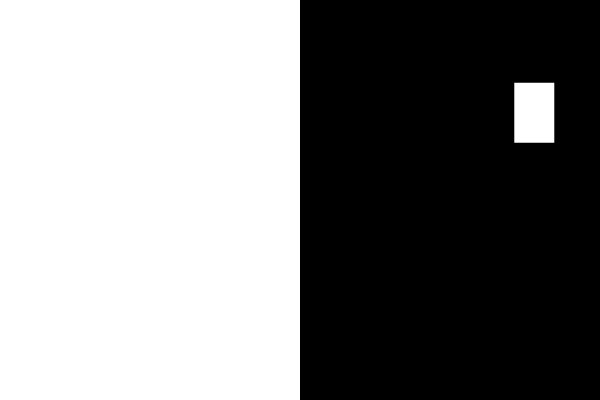
Frame 1 (no input)
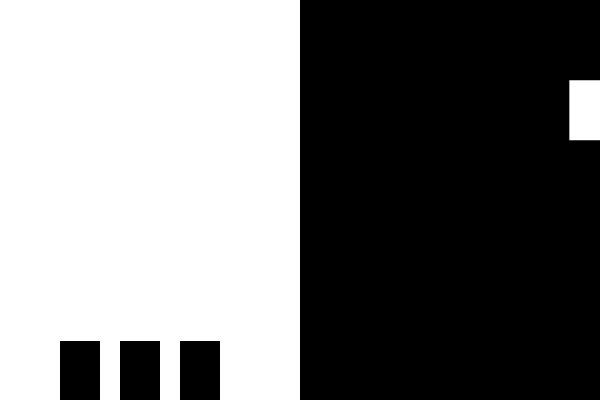
Frame 60 (no input)
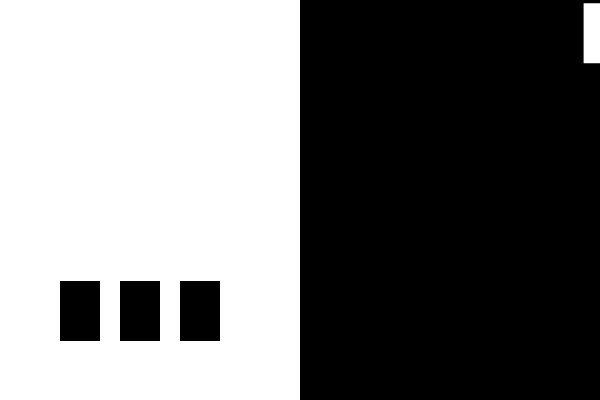
Frame 120 (the mouse pressed at the canvas centre since frame 60)

The p5.js sketch that drew these frames (run headless with seeded random() and noise() and a simulated clock; from frame 60 on, the mouse is pressed at the canvas centre):

// p5.js sketch
// ── sketch.js
// Order and Chaos

let orderX;
let orderY;

let w = 40;
let h = 60;

function setup() {
  createCanvas(600, 400);
  noStroke();
  orderX = width / 10;
  orderY = height;
}

function draw() {
  background(255);

  // Order
  // moving rects
  fill(0);
  rect(orderX, orderY, w, h);
  rect(orderX * 2, orderY, w, h);
  rect(orderX * 3, orderY, w, h);
  
  // orderY = orderY - 1;
  console.log("orderY: " + orderY)
  
  // reset the y position of the rects
  if (orderY < 0) {
    orderY = height;
  } else {
    // three ways to write the same thing
    // orderY = orderY - 1;
    // orderY -= 1;
    orderY--;
  }
  
  // Chaos
  // right half background
  fill(0);
  rect(width/2, 0, width / 2, height);
  fill(255);
  let chaosX = random(width / 2, width);
  let chaosY = random(0, height);
  rect(chaosX, chaosY, w, h);
}
